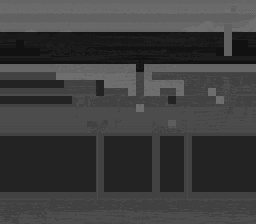
#> input picture styles/snes-16bit/assets/bg2.png, 256 x 224 px, found by its file name
$ python build_bg.py
#> lines starting #> are read from the running program, lines starting #| are printed output that depends on the picture
### styles/nes-8bit/scripts/reduce_grid.py
#!/usr/bin/env python3
"""KI-Pixelbild auf sein eigenes (ungleichmäßiges) Kunstpixel-Raster zurückführen.

Das Bildmodell zeichnet "Pixel" mit schwankender Breite (hier 6,2-6,8 Bildpixel, Phase driftet). Statt eines
festen Rasters sucht eine dynamische Programmierung je Achse die Zellgrenzen: Grenzen liegen auf starken
Kanten (Summe der Farbsprünge über die ganze Spalte bzw. Zeile), Abstände 5-8 Bildpixel, Abweichung vom
mittleren Abstand kostet. Je Zelle gewinnt die häufigste Farbe im Zellinneren (Vorquantisierung Median-Cut).

   reduce_grid.py in.png out.npy [--period 6.5] [--colors 96] [--preview p.png]
Ausgabe: .npy mit RGB je Kunstpixel (float32), Vorschau optional."""
import argparse
import numpy as np
from PIL import Image


def fit_bounds(edge, n_px, period, lam=6.0, dmin=5, dmax=8):
    """edge[i] = Kantenstärke zwischen Pixel i und i+1 (Länge n_px-1). Rückgabe: Grenzen 0..n_px."""
    e = np.zeros(n_px + 1)
    e[1:n_px] = edge / (edge.mean() + 1e-9)
    best = np.full(n_px + 1, -1e18)
    prev = np.zeros(n_px + 1, int)
    # Anfang: erste Grenze darf eine angeschnittene Zelle sein (0 < b0 <= dmax)
    best[0] = 0.0
    for pos in range(1, n_px + 1):
        for d in range(dmin, dmax + 1):
            q = pos - d
            if q < 0:
                if pos <= dmax and best[pos] < e[pos] - 2.0:      # angeschnittene erste Zelle
                    best[pos] = e[pos] - 2.0
                    prev[pos] = 0
                continue
            s = best[q] + e[pos] - lam * abs(d - period) / period
            if s > best[pos]:
                best[pos] = s
                prev[pos] = q
    # Ende: letzte Zelle darf angeschnitten sein
    end = max(range(max(0, n_px - dmax), n_px + 1), key=lambda p: best[p] - (0 if p == n_px else 2.0))
    b = [n_px] if end != n_px else []
    p = end
    while p > 0:
        b.append(p)
        p = prev[p]
    b.append(0)
    return sorted(set(b))


def reduce(img, period, colors=96, inner=0.5):
#> called with period = (6.5, 6.44), colors = 96, inner = 0.5
    rgb = img.convert("RGB")
    a = np.asarray(rgb).astype(np.float32)
    H, W, _ = a.shape
#> H = 224; W = 256
    ex = np.abs(np.diff(a, axis=1)).sum(2).sum(0)
#> ex = 255 values, max 8241 at index 103, min 120 at index 19, mean 757.7
    ey = np.abs(np.diff(a, axis=0)).sum(2).sum(1)
#> ey = 223 values, max 60384 at index 63, min 0 at index 15, mean 2221.1
    bx = fit_bounds(ex, W, period[0])
#> bx = 39 values from 0 to 256
    by = fit_bounds(ey, H, period[1])
#> by = 35 values from 0 to 224
    q = rgb.quantize(colors, method=Image.Quantize.MEDIANCUT, dither=Image.Dither.NONE)
    qi = np.asarray(q)
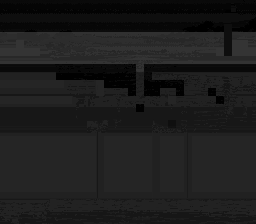
#> qi: shape (224, 256); min 0, max 52, mean 28.7
    pal = np.array(q.getpalette()[:colors * 3]).reshape(-1, 3)
#> pal = 53 rows, first 8: [111, 111, 111], [110, 110, 110], [109, 109, 109], [108, 108, 108], [107, 107, 107], [106, 106, 106], [105, 105, 105], [104, 104, 104]
    out = np.zeros((len(by) - 1, len(bx) - 1, 3), np.float32)
#> out: shape (34, 38, 3) float32; every value is 0
    m = (1 - inner) / 2
    for j in range(len(by) - 1):
        y0, y1 = by[j], by[j + 1]
        ya, yb = int(round(y0 + m * (y1 - y0))), max(int(round(y1 - m * (y1 - y0))), int(round(y0 + m * (y1 - y0))) + 1)
        for i in range(len(bx) - 1):
            x0, x1 = bx[i], bx[i + 1]
            xa, xb = int(round(x0 + m * (x1 - x0))), max(int(round(x1 - m * (x1 - x0))), int(round(x0 + m * (x1 - x0))) + 1)
            cell = qi[ya:yb, xa:xb].ravel()
            out[j, i] = pal[np.bincount(cell, minlength=colors).argmax()]
#> this loop made 34 passes
#> (y0, y1, ya, yb) on passes 1 to 12: (0, 7, 2, 5), (7, 13, 8, 12), (13, 19, 14, 18), (19, 25, 20, 24), (25, 32, 27, 30), (32, 38, 34, 36), (38, 44, 40, 42), (44, 50, 46, 48), (50, 56, 52, 54), (56, 64, 58, 62), (64, 72, 66, 70), (72, 80, 74, 78)
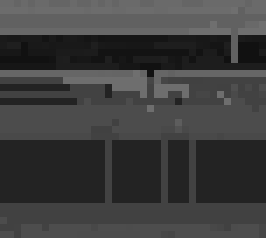
#> out: shape (34, 38, 3) float32 (shown 7 times larger); min 17, max 111, mean 61.1
    return out, bx, by


# [14 lines that do not run on import are left out]

### styles/nes-8bit/scripts/neslib.py
"""Gemeinsame Daten und Helfer für den Eintrag nes-8bit: Systempalette, Oklab, Musterformat."""
import numpy as np

# Systempalette der 8-Bit-Konsole (64 Einträge, $0D-$0F, $1D-$1F, $2E/$2F, $3E/$3F schwarz).
# Gleiche Werte wie die Palette "nes" in tools/sprites.py, hier mit festen Nummern.
SYSPAL_HEX = [
    "7c7c7c", "0000fc", "0000bc", "4428bc", "940084", "a80020", "a81000", "881400",
    "503000", "007800", "006800", "005800", "004058", "000000", "000000", "000000",
    "bcbcbc", "0078f8", "0058f8", "6844fc", "d800cc", "e40058", "f83800", "e45c10",
    "ac7c00", "00b800", "00a800", "00a844", "008888", "000000", "000000", "000000",
    "f8f8f8", "3cbcfc", "6888fc", "9878f8", "f878f8", "f85898", "f87858", "fca044",
    "f8b800", "b8f818", "58d854", "58f898", "00e8d8", "787878", "000000", "000000",
    "fcfcfc", "a4e4fc", "b8b8f8", "d8b8f8", "f8b8f8", "f8a4c0", "f0d0b0", "fce0a8",
    "f8d878", "d8f878", "b8f8b8", "b8f8d8", "00fcfc", "f8d8f8", "000000", "000000",
]
SYSPAL = np.array([[int(h[i:i + 2], 16) for i in (0, 2, 4)] for h in SYSPAL_HEX], dtype=np.float32)
BLACK = 0x0F
# Nutzbare Nummern: ein Schwarz ($0F) statt der Doppelten; $0D ("schwärzer als schwarz") meiden.
USABLE = [i for i in range(64) if SYSPAL_HEX[i] != "000000"] + [BLACK]


def oklab(rgb):
    c = np.clip(np.asarray(rgb, dtype=np.float64), 0, 255) / 255.0
    c = np.where(c <= 0.04045, c / 12.92, ((c + 0.055) / 1.055) ** 2.4)
    m1 = np.array([[0.4122214708, 0.5363325363, 0.0514459929], [0.2119034982, 0.6806995451, 0.1073969566],
                   [0.0883024619, 0.2817188376, 0.6299787005]])
    m2 = np.array([[0.2104542553, 0.7936177850, -0.0040720468], [1.9779984951, -2.4285922050, 0.4505937099],
                   [0.0259040371, 0.7827717662, -0.8086757660]])
    return np.cbrt(c @ m1.T) @ m2.T


SYS_LAB = oklab(SYSPAL)


# [6 lines left out: function nearest_sys, not called in this run]


def lab_dist2(a, b):
    """Quadratischer Oklab-Abstand zwischen Systemfarbnummern (Matrix 64x64)."""
    return ((SYS_LAB[a][..., None, :] - SYS_LAB[b][..., None, :, :]) ** 2).sum(-1) if False else None


D2 = ((SYS_LAB[:, None, :] - SYS_LAB[None, :, :]) ** 2).sum(-1)   # 64x64


# [14 lines left out: functions tile_bytes, bytes_tile, not called in this run]

### styles/nes-8bit/scripts/build_bg.py
#!/usr/bin/env python3
"""Hintergrund des Hafens für die 8-Bit-Konsole bauen (Kachelebene, 256x176 = Namenstabellenzeilen 0-21).

Schritte
  1. KI-Bild assets/raw/bg2.png auf sein eigenes Kunstpixelraster zurückführen (reduce_grid.py, 237x161).
  2. Auf 256 Spalten verbreitern (Felsen der Landzunge und Himmel nach rechts fortsetzen), 3 Zeilen tiefer legen,
     damit der Horizont auf einer Attributgrenze (Zeile 64) liegt; gemalten Rauch entfernen.
  3. Leuchtturm, Fensterlicht und Laternenglas ausschneiden: sie werden Sprites (eigene Paletten, Blinken);
     im Hintergrund bleibt dort eine schwarze Silhouette.
  4. Wasser (8 Animationsphasen) und Kai (Gehweg, Kante, Mauer) als regelmäßige Kachelmuster neu setzen.
  5. Attributkarte von Hand (eine Palette je 16x16-Block) und je Pixel die nächste Farbe aus Schwarz + Blockpalette.
Ausgabe: assets/bg_build.npz (Farbnummern je Phase, Attribute, Paletten, Sprite-Ausschnitte) und Vorschauen.
"""
import pathlib, sys
import numpy as np
from PIL import Image

HERE = pathlib.Path(__file__).resolve().parent
ENTRY = HERE.parent
sys.path.insert(0, str(HERE))
import neslib, reduce_grid  # noqa: E402

W, H = 256, 176          # Namenstabellenzeilen 0-21; Zeilen 0-7 liegen im unsichtbaren Rand
DY = 3                   # KI-Zeile 0 -> Konsolenzeile 3 (Horizont KI 61 -> 64)
PHASES = 8               # Wasseranimation (Bankumschaltung)

# Paletten (Systemfarbnummern), Grundfarbe für alle: Schwarz $0F
PALS = [
    [0x02, 0x21, 0x27],  # 0 Meer und Nachthimmel: Tiefblau, Hellblau (Wellen, Sterne), Orange (Abendlicht)
    [0x02, 0x03, 0x24],  # 1 Abendhimmel oben: Tiefblau, Violett, Rosa (Raster, Wolken)
    [0x00, 0x10, 0x30],  # 2 Stein und Weiß: Grau, Hellgrau, Weiß (Haus, Kai, Felsen, Textfenster)
    [0x07, 0x17, 0x27],  # 3 Holz und Abendrot: Dunkelbraun, Rostrot, Orange (Dach, Fässer, Boote, Horizont)
]

# Attributkarte: Blockzeilen 0-10 (je 16 px), 16 Spalten. Von Hand nach dem Bildinhalt gesetzt.
ATTR = [
    "0000000000000000",  #   0- 15 Nachthimmel, Sterne
    "1111111111111111",  #  16- 31 Raster Tiefblau/Violett, Wolkenanfang
    "1111111111111111",  #  32- 47 Violett, Wolken
    "3333333333333333",  #  48- 63 Raster, Abendrot, Schornstein, Dach, Felsen oben
    "3330000000000000",  #  64- 79 Dach | Meer, Felsen (Gegenlicht)
    "2220000000000000",  #  80- 95 Hauswand | Meer, Felsen, Masten
    "2220000000000000",  #  96-111 Hauswand | Meer, Boote, Steg im Gegenlicht
    "2233000000000000",  # 112-127 Hauswand, Tür | Fässer, Kisten | Boote, Steg | Tau | Laternenpfahl
    "2222222222222222",  # 128-143 Gehweg
    "2222222222222222",  # 144-159 Kante, Mauer
    "2222222222222222",  # 160-175 Mauer
]

# Schattenseite des Hauses (Spalten 49-54): wenige kurze Fugen (Zeile, von, bis)
SHADOW_JOINTS = [(89, 49, 52), (95, 51, 54), (101, 49, 51), (106, 51, 54)]

# Fässer und Kisten von Hand im Holzblock (Palette 3: d Dunkelbraun, r Rostrot, o Orange, sonst Schwarz),
# Spalten 32-63, Zeilen 112-127 (genau die beiden Attributblöcke mit Palette 3). Das KI-Bild ergab nach dem
# Abbilden nur einen gestreiften Block. (x, y, Zeilen)
BARREL = [
    "..dddddd..",
    ".dooooood.",
    ".ddoooodd.",
    "drrrrrrrrd",
    "dddddddddd",
    "rorrrrrrrd",
    "rorrrrrrrd",
    "rorrrrrrrd",
    "rorrrrrrrd",
    "dddddddddd",
    "rorrrrrrrd",
    "rorrrrrrrd",
    "dddddddddd",
    ".dddddddd.",
]
CRATE_LOW = [
    "oooooooooooo",
    "oddrrrrrrrrd",
    "orrddrrrrrrd",
    "orrrrddrrrrd",
    "orrrrrrddrrd",
    "orrrrrrrrddd",
    "orrrrrrrrrrd",
    "dddddddddddd",
]
CRATE_TOP = [
    "oooooooooo",
    "orrrrrrrrd",
    "orddddddrd",
    "orrrrrrrrd",
    "orddddddrd",
    "orrrrrrrrd",
    "dddddddddd",
]
PROPS = [(32, 114, BARREL), (42, 114, BARREL), (52, 120, CRATE_LOW), (53, 113, CRATE_TOP)]


def load_native():
    cache = ENTRY / "assets" / "raw" / "bg2_native.npy"
    src = ENTRY / "assets" / "raw" / "bg2.png"
    if cache.exists() and cache.stat().st_mtime > src.stat().st_mtime:
        return np.load(cache)
    rgb, bx, by = reduce_grid.reduce(Image.open(src), (6.5, 6.44), 96)
#> bx = 39 values from 0 to 256; by = 35 values from 0 to 224
    np.save(cache, rgb)
    return rgb


def compose(nat):
    """KI-Raster (161x237) -> Leinwand 176x256 in RGB, Rauch entfernt, rechts verbreitert."""
    nat = nat.copy()
    # gemalter Rauch über dem Schornstein (KI-Zeilen 29-46, Spalten 9-24): Himmel derselben Zeilen 120 px weiter
#> (the run stopped early here; a loop or call above may not have finished)
